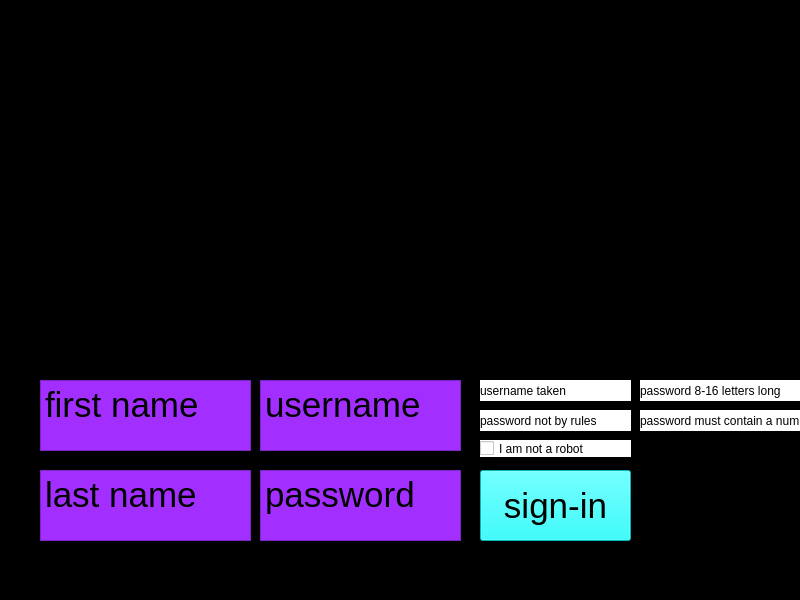
<?xml version="1.0" encoding="UTF-8"?>
<ui version="4.0">
 <class>signUpWindow</class>
 <widget class="QMainWindow" name="signUpWindow">
  <property name="geometry">
   <rect>
    <x>0</x>
    <y>0</y>
    <width>800</width>
    <height>600</height>
   </rect>
  </property>
  <property name="windowTitle">
   <string>MainWindow</string>
  </property>
  <property name="styleSheet">
   <string notr="true">background-color: rgb(0, 0, 0)</string>
  </property>
  <widget class="QWidget" name="centralwidget">
   <widget class="QLabel" name="gamelogo">
    <property name="geometry">
     <rect>
      <x>40</x>
      <y>0</y>
      <width>721</width>
      <height>371</height>
     </rect>
    </property>
    <property name="text">
     <string>&lt;html&gt;&lt;head/&gt;&lt;body&gt;&lt;p&gt;&lt;img src=&quot;:/photos2/logo3.png&quot;/&gt;&lt;/p&gt;&lt;/body&gt;&lt;/html&gt;</string>
    </property>
   </widget>
   <widget class="QTextEdit" name="firstname_text">
    <property name="geometry">
     <rect>
      <x>40</x>
      <y>380</y>
      <width>211</width>
      <height>71</height>
     </rect>
    </property>
    <property name="styleSheet">
     <string notr="true">;background-color: rgb(162, 47, 255);
font: 75 8pt &quot;Magneto&quot;; font-size: 35px;height: 20px;width: 45px;
</string>
    </property>
    <property name="html">
     <string>&lt;!DOCTYPE HTML PUBLIC &quot;-//W3C//DTD HTML 4.0//EN&quot; &quot;http://www.w3.org/TR/REC-html40/strict.dtd&quot;&gt;
&lt;html&gt;&lt;head&gt;&lt;meta name=&quot;qrichtext&quot; content=&quot;1&quot; /&gt;&lt;style type=&quot;text/css&quot;&gt;
p, li { white-space: pre-wrap; }
&lt;/style&gt;&lt;/head&gt;&lt;body style=&quot; font-family:'Magneto'; font-size:35px; font-weight:72; font-style:normal;&quot;&gt;
&lt;p style=&quot; margin-top:0px; margin-bottom:0px; margin-left:0px; margin-right:0px; -qt-block-indent:0; text-indent:0px;&quot;&gt;&lt;span style=&quot; font-size:35px;&quot;&gt;first name&lt;/span&gt;&lt;/p&gt;&lt;/body&gt;&lt;/html&gt;</string>
    </property>
   </widget>
   <widget class="QTextEdit" name="lastname_text">
    <property name="geometry">
     <rect>
      <x>40</x>
      <y>470</y>
      <width>211</width>
      <height>71</height>
     </rect>
    </property>
    <property name="styleSheet">
     <string notr="true">;background-color: rgb(162, 47, 255);
font: 75 8pt &quot;Magneto&quot;; font-size: 35px;height: 20px;width: 45px;
</string>
    </property>
    <property name="html">
     <string>&lt;!DOCTYPE HTML PUBLIC &quot;-//W3C//DTD HTML 4.0//EN&quot; &quot;http://www.w3.org/TR/REC-html40/strict.dtd&quot;&gt;
&lt;html&gt;&lt;head&gt;&lt;meta name=&quot;qrichtext&quot; content=&quot;1&quot; /&gt;&lt;style type=&quot;text/css&quot;&gt;
p, li { white-space: pre-wrap; }
&lt;/style&gt;&lt;/head&gt;&lt;body style=&quot; font-family:'Magneto'; font-size:35px; font-weight:72; font-style:normal;&quot;&gt;
&lt;p style=&quot; margin-top:0px; margin-bottom:0px; margin-left:0px; margin-right:0px; -qt-block-indent:0; text-indent:0px;&quot;&gt;&lt;span style=&quot; font-size:35px;&quot;&gt;last name&lt;/span&gt;&lt;/p&gt;&lt;/body&gt;&lt;/html&gt;</string>
    </property>
   </widget>
   <widget class="QTextEdit" name="username_text">
    <property name="geometry">
     <rect>
      <x>260</x>
      <y>380</y>
      <width>201</width>
      <height>71</height>
     </rect>
    </property>
    <property name="styleSheet">
     <string notr="true">;background-color: rgb(162, 47, 255);
font: 75 8pt &quot;Magneto&quot;; font-size: 35px;height: 20px;width: 45px;
</string>
    </property>
    <property name="html">
     <string>&lt;!DOCTYPE HTML PUBLIC &quot;-//W3C//DTD HTML 4.0//EN&quot; &quot;http://www.w3.org/TR/REC-html40/strict.dtd&quot;&gt;
&lt;html&gt;&lt;head&gt;&lt;meta name=&quot;qrichtext&quot; content=&quot;1&quot; /&gt;&lt;style type=&quot;text/css&quot;&gt;
p, li { white-space: pre-wrap; }
&lt;/style&gt;&lt;/head&gt;&lt;body style=&quot; font-family:'Magneto'; font-size:35px; font-weight:72; font-style:normal;&quot;&gt;
&lt;p style=&quot; margin-top:0px; margin-bottom:0px; margin-left:0px; margin-right:0px; -qt-block-indent:0; text-indent:0px;&quot;&gt;&lt;span style=&quot; font-size:35px;&quot;&gt;username&lt;/span&gt;&lt;/p&gt;&lt;/body&gt;&lt;/html&gt;</string>
    </property>
   </widget>
   <widget class="QTextEdit" name="password_text">
    <property name="geometry">
     <rect>
      <x>260</x>
      <y>470</y>
      <width>201</width>
      <height>71</height>
     </rect>
    </property>
    <property name="styleSheet">
     <string notr="true">;background-color: rgb(162, 47, 255);
font: 75 8pt &quot;Magneto&quot;; font-size: 35px;height: 20px;width: 45px;
</string>
    </property>
    <property name="html">
     <string>&lt;!DOCTYPE HTML PUBLIC &quot;-//W3C//DTD HTML 4.0//EN&quot; &quot;http://www.w3.org/TR/REC-html40/strict.dtd&quot;&gt;
&lt;html&gt;&lt;head&gt;&lt;meta name=&quot;qrichtext&quot; content=&quot;1&quot; /&gt;&lt;style type=&quot;text/css&quot;&gt;
p, li { white-space: pre-wrap; }
&lt;/style&gt;&lt;/head&gt;&lt;body style=&quot; font-family:'Magneto'; font-size:35px; font-weight:72; font-style:normal;&quot;&gt;
&lt;p style=&quot; margin-top:0px; margin-bottom:0px; margin-left:0px; margin-right:0px; -qt-block-indent:0; text-indent:0px;&quot;&gt;&lt;span style=&quot; font-size:35px;&quot;&gt;password&lt;/span&gt;&lt;/p&gt;&lt;/body&gt;&lt;/html&gt;</string>
    </property>
   </widget>
   <widget class="QCheckBox" name="robot_box">
    <property name="geometry">
     <rect>
      <x>480</x>
      <y>440</y>
      <width>151</width>
      <height>17</height>
     </rect>
    </property>
    <property name="styleSheet">
     <string notr="true">background-color:rgb(255, 255, 255)</string>
    </property>
    <property name="text">
     <string>I am not a robot</string>
    </property>
   </widget>
   <widget class="QLabel" name="username_taken">
    <property name="geometry">
     <rect>
      <x>480</x>
      <y>380</y>
      <width>151</width>
      <height>21</height>
     </rect>
    </property>
    <property name="styleSheet">
     <string notr="true">background-color:rgb(255, 255, 255)</string>
    </property>
    <property name="text">
     <string>username taken</string>
    </property>
   </widget>
   <widget class="QLabel" name="password_error">
    <property name="geometry">
     <rect>
      <x>480</x>
      <y>410</y>
      <width>151</width>
      <height>21</height>
     </rect>
    </property>
    <property name="styleSheet">
     <string notr="true">background-color:rgb(255, 255, 255)</string>
    </property>
    <property name="text">
     <string>password not by rules</string>
    </property>
   </widget>
   <widget class="QLabel" name="pass_error_len">
    <property name="geometry">
     <rect>
      <x>640</x>
      <y>380</y>
      <width>161</width>
      <height>21</height>
     </rect>
    </property>
    <property name="styleSheet">
     <string notr="true">background-color:rgb(255, 255, 255)</string>
    </property>
    <property name="text">
     <string>password 8-16 letters long</string>
    </property>
   </widget>
   <widget class="QLabel" name="pass_error_num">
    <property name="geometry">
     <rect>
      <x>640</x>
      <y>410</y>
      <width>161</width>
      <height>21</height>
     </rect>
    </property>
    <property name="styleSheet">
     <string notr="true">background-color:rgb(255, 255, 255)</string>
    </property>
    <property name="text">
     <string>password must contain a number</string>
    </property>
   </widget>
   <widget class="QPushButton" name="signin_button">
    <property name="geometry">
     <rect>
      <x>480</x>
      <y>470</y>
      <width>151</width>
      <height>71</height>
     </rect>
    </property>
    <property name="styleSheet">
     <string notr="true">background-color: rgb(0, 255, 255);
font: 75 8pt &quot;Magneto&quot;; font-size: 35px;height: 20px;width: 45px;</string>
    </property>
    <property name="text">
     <string>sign-in</string>
    </property>
   </widget>
  </widget>
  <widget class="QMenuBar" name="menubar">
   <property name="geometry">
    <rect>
     <x>0</x>
     <y>0</y>
     <width>800</width>
     <height>21</height>
    </rect>
   </property>
  </widget>
  <widget class="QStatusBar" name="statusbar"/>
 </widget>
 <resources>
  <include location="image_resource.qrc"/>
 </resources>
 <connections/>
</ui>
